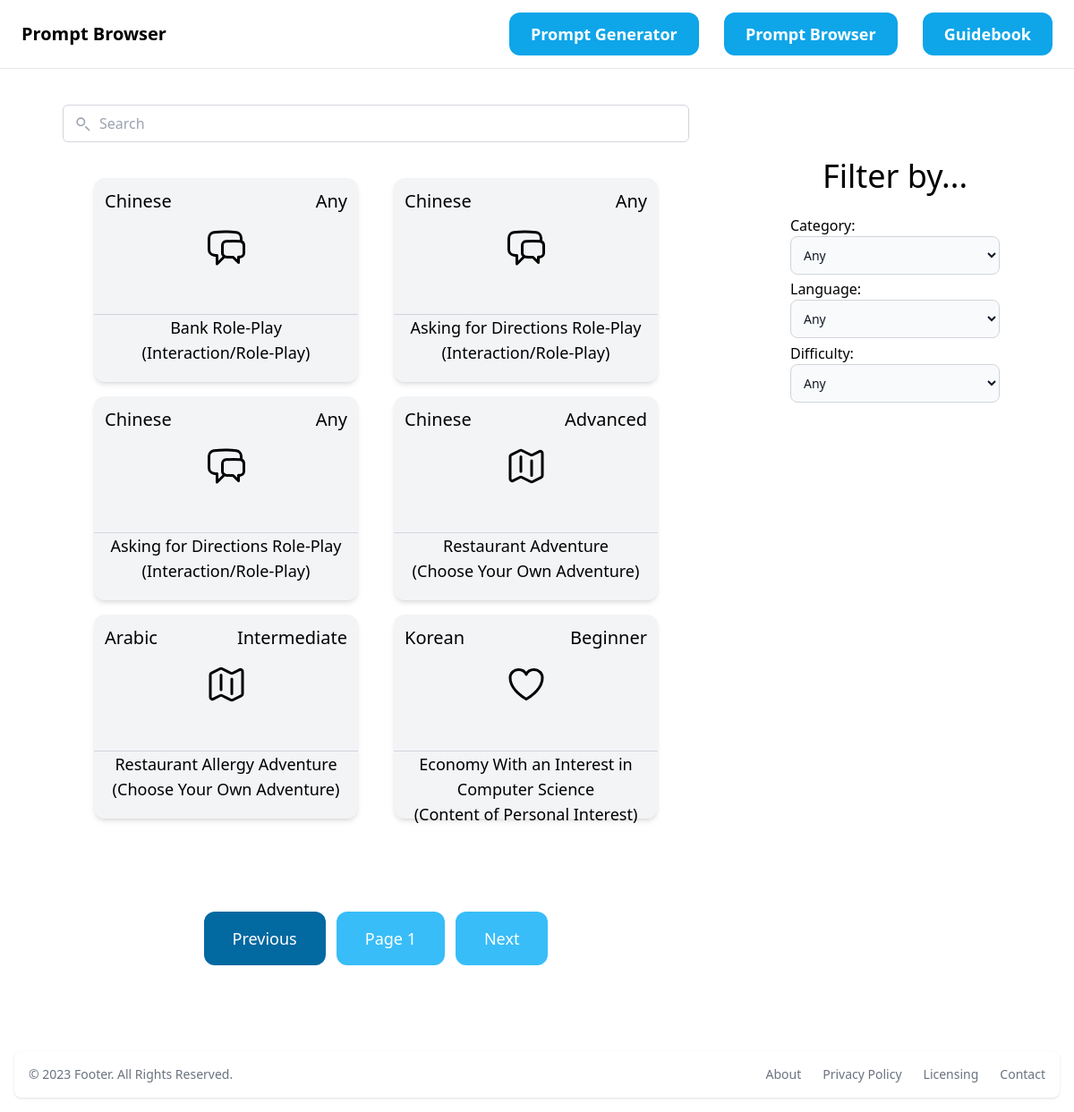
Page /browser/ on the committed database.
### prompt/models.py (models this page shows, shortened)
class Prompt(models.Model):
    category = models.ForeignKey(Category, on_delete=models.CASCADE)
    prompt_category = models.CharField(max_length=255, null=True)
    prompt_title = models.CharField(max_length=45, null=True)
    prompt_text = models.TextField(null=True)
    prompt_output = models.TextField(null=True)
    prompt_language = models.CharField(max_length=255, null=True)
    prompt_warning = models.BooleanField(default=False)
    prompt_level = models.CharField(max_length=255, null=True)

class Category(models.Model):
    category_name = models.CharField(max_length=255)
    category_information = models.TextField(null=True)
    category_svg = models.TextField(null=True)
    class Meta:
        verbose_name_plural = "Categories"
    def __str__(self):
        return self.category_name

### prompt/views.py (the view)
# urls.py: path('browser/', views.browser, name='browser'),
def browser(request):
    prompts = Prompt.objects.all()
    categories = Category.objects.all()
    paginator = Paginator(prompts, 6)
    page_number = request.GET.get('page')
    page_prompts = paginator.get_page(page_number)
    return render(request, 'prompt/browser.html', {
        'prompts': prompts,
        'categories': categories,
        'page_prompts': page_prompts
    })

### prompt/templates/prompt/browser.html (shortened to what this page needs)
{% extends 'prompt/base.html' %}
{%block content%} Prompt Browser {%endblock%}
{%block searchcontent %}
<div class="grid grid-cols-10 grid-rows-2" style="grid-template-rows: auto auto"">
    <div class="col-span-7 place-items-center flex justify-center mt-10" style="max-height:50px">
        <div class="relative">
            <input id="query" name="query" type="text" placeholder="Search" style="width:700px" class="py-2 pl-10 pr-4 border border-gray-300 rounded-md focus:outline-none focus:ring-2 focus:ring-blue-500 focus:border-transparent">
            <button href="#" class="absolute inset-y-0 left-0 flex items-center pl-3">
                <svg class="w-5 h-5 text-gray-400" fill="none" stroke="currentColor" viewBox="0 0 24 24" xmlns="http://www.w3.org/2000/svg">
                <path stroke-linecap="round" stroke-linejoin="round" stroke-width="2" d="M21 21l-4.35-4.35M15 10a5 5 0 1 0-10 0 5 5 0 0 0 10 0z"></path>
                </svg>
            </button>
        </div>
    </div>
    <div id="promptsContainer" class="row-start-2 col-span-7 flex justify-center" style="height:1000px">
        {%include 'prompt/filtered_results.html' %}
    </div>
    <div class="grid grid-rows-7 mr-10 col-span-3 row-span-2 flex justify-center" style="height:500px">
        <div class="pt-5 row-span-1">
            <div class="text-4xl relative flex justify-center items-center gap-5 pt-20">
                Filter by...
            </div>
        </div>
        <div class="row-span-1 pt-5">
        </div>
        <div class="row-span-1 pt-5">
            Category:
                <select class="bg-gray-50 border border-gray-300 text-gray-900 text-sm rounded-lg
                focus:ring-blue-500 focus:border-blue-500 block w-full p-2.5 dark:bg-gray-700
                dark:border-gray-600 dark:placeholder-gray-400 dark:text-white
                dark:focus:ring-blue-500 dark:focus:border-blue-500"
                id="categories" name="categoriesSelect" autocomplete="off">
                    <option value="AnyCategory">Any</option>
                </select>
        </div>
        <div class="pt-5 row-span-1">
            Language:
                <select class="bg-gray-50 border border-gray-300 text-gray-900 text-sm rounded-lg
                focus:ring-blue-500 focus:border-blue-500 block w-full p-2.5 dark:bg-gray-700
                dark:border-gray-600 dark:placeholder-gray-400 dark:text-white
                dark:focus:ring-blue-500 dark:focus:border-blue-500"
                id="languages" name="languageSelect" autocomplete="off">
                    <option value="AnyLanguage">Any</option>
                </select>
        </div>
        <div class="pt-5 row-span-1">
            Difficulty:
                <select class="bg-gray-50 border border-gray-300 text-gray-900 text-sm rounded-lg
                focus:ring-blue-500 focus:border-blue-500 block w-full p-2.5 dark:bg-gray-700
                dark:border-gray-600 dark:placeholder-gray-400 dark:text-white
                dark:focus:ring-blue-500 dark:focus:border-blue-500"
                id="difficulties" name="difficultySelect" autocomplete="off">
                    <option value="AnyDifficulty">Any</option>
                </select>
        </div>
        <div class="justify-center items-center pt-5 row-span-1">
        </div>
    </div>
</div>
{%endblock%}

### prompt/templates/prompt/filtered_results.html (shortened to what this page needs)
<div class="mt-10 w-3/4 grid grid-cols-2 grid-rows-4 gap-y-4 gap-x-10 columns-3">
    {%for prompt in page_prompts %}
    <div style="position: relative" class="h-auto grid grid-rows-3 hover:scale-105 col-span-1 row-span-1 rounded-xl shadow-md bg-gray-100">
        <div class="row-span-2">
            <div class="grid grid-rows-2 grid-cols-2">
                <div class="text-xl m-3 row-span-1 col-span-1">
                    <span class="language">{{prompt.prompt_language}}</span>
                </div>
                <div class="text-xl m-3 text-right row-span-1 col-span-1">
                    <span class="level">{{prompt.prompt_level}}</span>
                </div>
                <div class="flex justify-center items-center overflow-hidden col-span-2">
                    <span class="category">{{prompt.category.category_svg | safe}}</span>
                </div>
            </div>
        </div>
        <div class="row-span-1 border-t border-gray-300">
            <div class="text-lg flex justify-center items-center place-items-center">
                <center>
                    {{prompt.prompt_title}}
                <br>
                ({{prompt.category}})
                </center>
            </div>
        </div>
    </div>
    {%endfor%}
    <div class="flex gap-3 col-span-2 justify-center items-center pagination place-items-center">
        {% if page_prompts.has_previous %}
          <a class="mt-2 py-4 px-8 inline-block bg-sky-400 text-lg rounded-xl text-white hover:bg-sky-500" href="?page={{ page_prompts.previous_page_number }}">Previous</a>
        {% else %}
            <a class="mt-2 py-4 px-8 inline-block bg-sky-700 text-lg rounded-xl text-white">Previous</a>
        {% endif %}
        <span class="mt-2 py-4 px-8 inline-block bg-sky-400 text-lg rounded-xl text-white current-page">Page {{ page_prompts.number }}</span>
        {% if page_prompts.has_next %}
          <a class="mt-2 py-4 px-8 inline-block bg-sky-400 text-lg rounded-xl text-white hover:bg-sky-500" href="?page={{ page_prompts.next_page_number }}">Next</a>
          {% else %}
          <a class="mt-2 py-4 px-8 inline-block bg-sky-700 text-lg rounded-xl text-white">Next</a>
        {% endif %}
    </div>
</div>

### rows in the picture
Prompt: prompt_language "Chinese", prompt_level "Any", prompt_title "Bank Role-Play", category "Interaction/Role-Play"
Prompt: prompt_language "Chinese", prompt_level "Any", prompt_title "Asking for Directions Role-Play", category "Interaction/Role-Play"
Prompt: prompt_language "Chinese", prompt_level "Any", prompt_title "Asking for Directions Role-Play", category "Interaction/Role-Play"
Prompt: prompt_language "Chinese", prompt_level "Advanced", prompt_title "Restaurant Adventure", category "Choose Your Own Adventure"
Prompt: prompt_language "Arabic", prompt_level "Intermediate", prompt_title "Restaurant Allergy Adventure", category "Choose Your Own Adventure"
Prompt: prompt_language "Korean", prompt_level "Beginner", prompt_title "Economy With an Interest in Computer Science", category "Content of Personal Interest"

### other values in the picture
{{ page_prompts.number }} "1"
